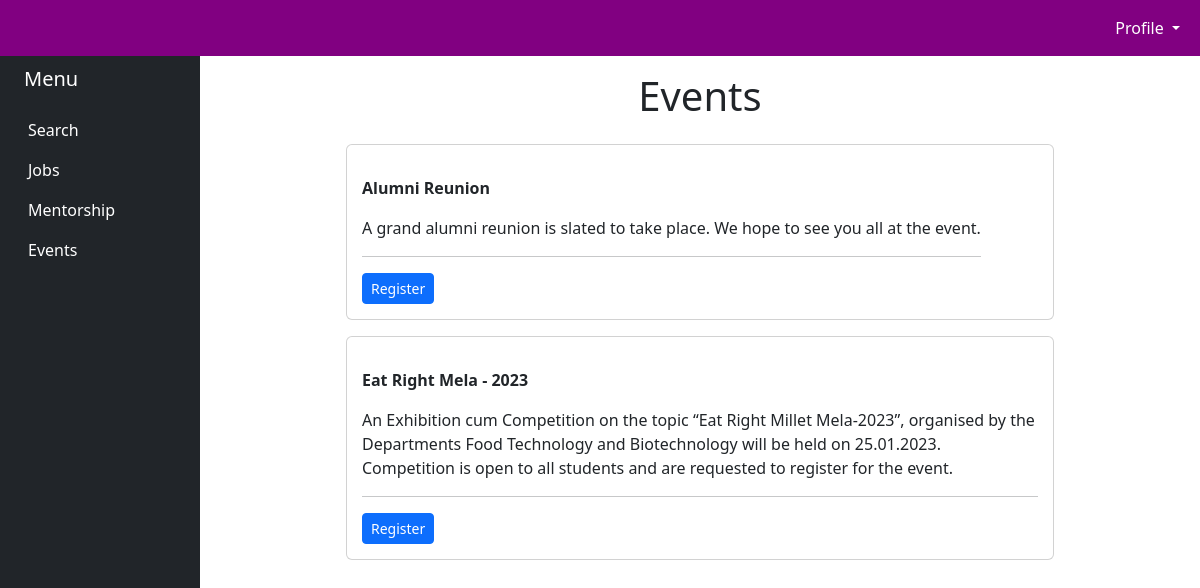
Page /events-f/ (signed in) on the committed database.
### alumni/models.py (models this page shows, shortened)
class Event (models. Model):
	title = models. CharField (max_length=200, null=True)
	description = models. CharField(max_length=1000, null=True)
	venue = models. CharField (max_length=200, null=True)
	event_date = models.DateField (null=True)
	link = models. CharField(max_length=900, null=True)

### alumni/views.py (the view)
# urls.py: path('events-f/', alumni.views.events_f, name='events-f'),
@login_required
def events_f(request):
    events = Event.objects.all()
    return render(request,'events-f.html',{'events': events})

### templates/events-f.html (shortened to what this page needs)
{% extends 'base1.html' %}
{% block extra_head %}
  <link rel="stylesheet" href="https://cdn.jsdelivr.net/npm/bootstrap@4.6.2/dist/css/bootstrap.min.css">
</head>
{% endblock %}
{% block content %}
<body>
<h1 style="text-align: center;">Events</h1>
{% for i in events %}
<div class="container-fluid">
    <div class="row">
        <div class="mx-auto col-9 mt-3">
            <div class= "card">
                <div class="card-horizontal">
                    <div class="col-xs-7 align-middle p-lg">
               <p>
                  <strong>{{i.title}}</strong>
               </p>
               <p>{{i.description}}</p>
               <hr>
               <div class="pull-right"><a href="{{ i.link }}" target="_blank" class="btn btn-primary btn-sm ">Register</a>
               </div>
            </div>
                </div>
            </div>
        </div>
    </div>
</div>
{% endfor %}
</body>
</html>
{% endblock %}

### templates/events-f.html (style rules this page uses)
body { font-family: "Helvetica Neue",Helvetica,Arial,sans-serif; font-size: 14px; line-height: 1.52857143; color: #515253; background-color: #f5f7fa; margin-top: 4%; }
.p-lg { padding: 15px!important; }
.card-horizontal { display: flex; }

### rows in the picture
Event: title "Alumni Reunion", description "A grand alumni reunion is slated to take place. We hope to see you all at the event."
Event: title "Eat Right Mela - 2023", description "An Exhibition cum Competition on the topic “Eat Right Millet Mela-2023”, organised by the Departments Food Technology and Biotechnology will be held on 25.01.2023. Competition is open to all students and are requested to register for the event."
